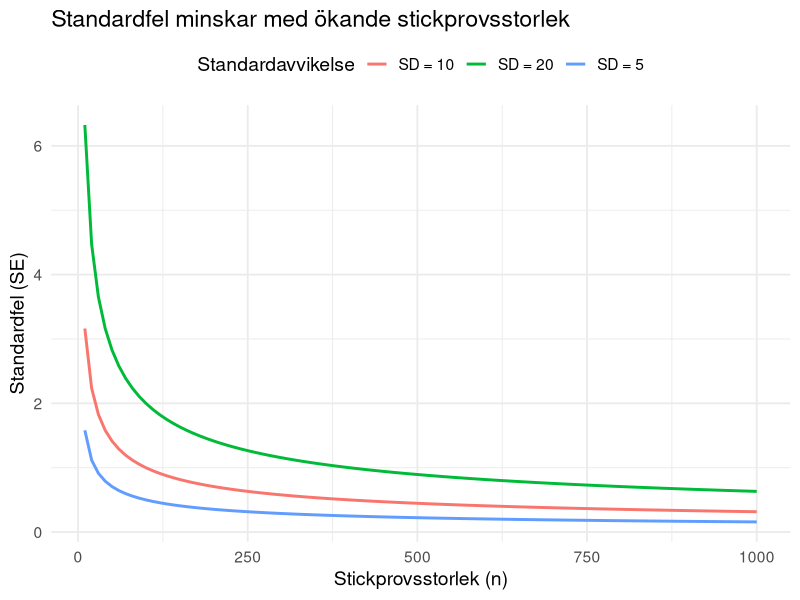
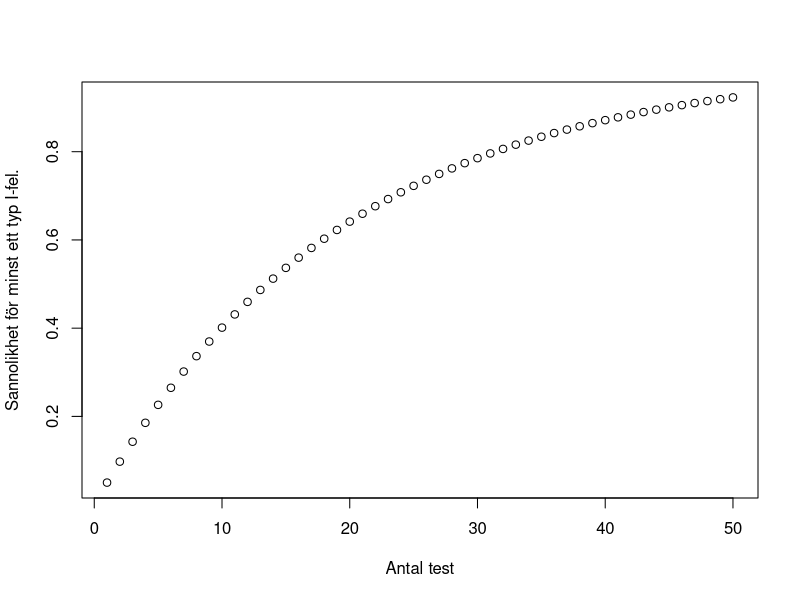

Recreate these plots in R, in order.
## ---- chunk 1
# Ladda nödvändiga paket
library(ggplot2)

# Definiera stickprovsstorlekar och olika standardavvikelser
n_values <- seq(10, 1000, by = 10) # Stickprovsstorlekar
sigma_values <- c(5, 10, 20) # Olika standardavvikelser

# Skapa en data.frame för ggplot
data <- do.call(
  rbind,
  lapply(sigma_values, function(sigma) {
    data.frame(
      SampleSize = n_values,
      StandardError = sigma / sqrt(n_values),
      SD = paste("SD =", sigma) # Lägg till en etikett för SD
    )
  })
)

# Skapa ggplot med olika kurvor för varje SD
ggplot(data, aes(x = SampleSize, y = StandardError, color = SD)) +
  geom_line(size = 1) +
  labs(
    title = "Standardfel minskar med ökande stickprovsstorlek",
    x = "Stickprovsstorlek (n)",
    y = "Standardfel (SE)",
    color = "Standardavvikelse"
  ) +
  theme_minimal(base_size = 14) +
  theme(legend.position = "top")
## ---- chunk 2
c <- 1:50
x <- 1 - (1 - 0.05)^c
plot(c, x, xlab = "Antal test", ylab = "Sannolikhet för minst ett typ I-fel.")
